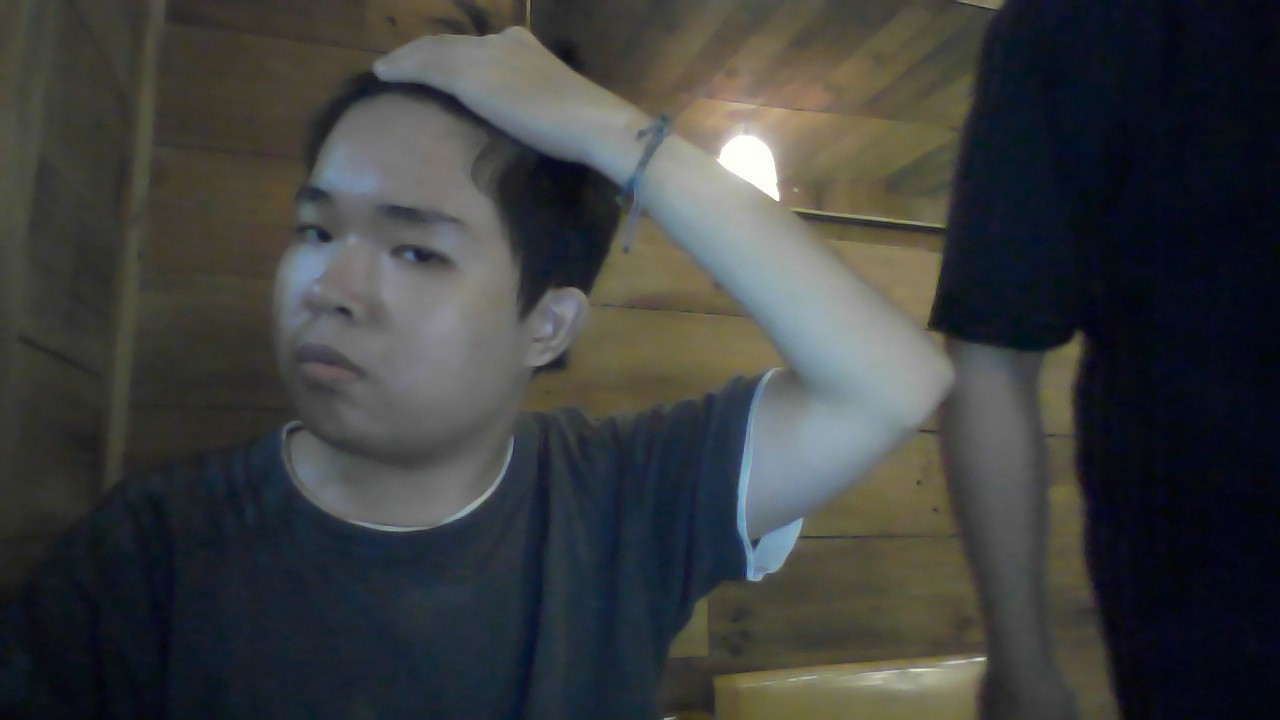
#> input picture dataset/1.10.jpg, 1280 x 720 px; its folder holds 4 pictures in this run
$ python -i train.py   (imports and definitions only)
#> lines starting #> are read from the running program, lines starting #| are printed output that depends on the picture
import cv2
import numpy as np
import os
from PIL import Image

def train():
    path = 'dataset'

    recognizer = cv2.face.LBPHFaceRecognizer_create()
    detector = cv2.CascadeClassifier("haar_cascade_files/haarcascade_frontalface_default.xml");

    def getImagesAndLabels(path):
#> called with path = 'dataset'
        imagePaths = [os.path.join(path,f) for f in os.listdir(path)]
        faceSamples=[]
        ids = []
        for imagePath in imagePaths:
            PIL_img = Image.open(imagePath).convert('L') # convert it to grayscale
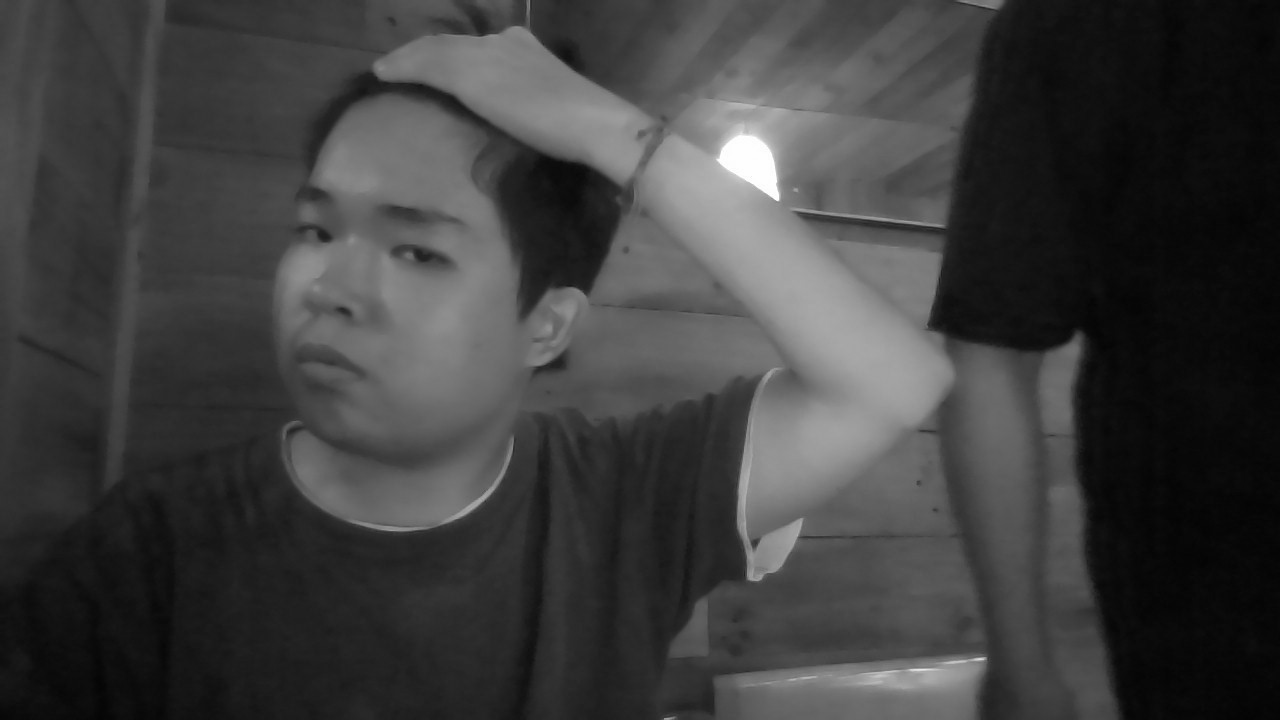
#> PIL_img: PIL image 1280x720 L; min 4, max 255, mean 62.5
            img_numpy = np.array(PIL_img,'uint8')
            id = int(os.path.split(imagePath)[-1].split(".")[0])
            faces = detector.detectMultiScale(img_numpy)
#> faces = [[210, 117, 307, 307]]
            for (x,y,w,h) in faces:
                faceSamples.append(img_numpy[y:y+h,x:x+w])
                ids.append(id)
#> this loop made 1 pass
#> after the loop, faceSamples = 1 item; ids = [1]
#> pass 2 of the loop in getImagesAndLabels, `for imagePath in imagePaths:`:
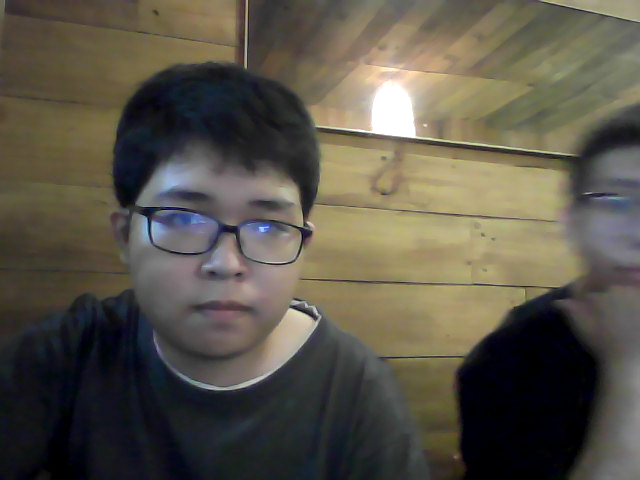
#> input picture dataset/1.1715860972.png, 640 x 480 px
#> in getImagesAndLabels, `PIL_img = Image.open(imagePath).convert('L')`:
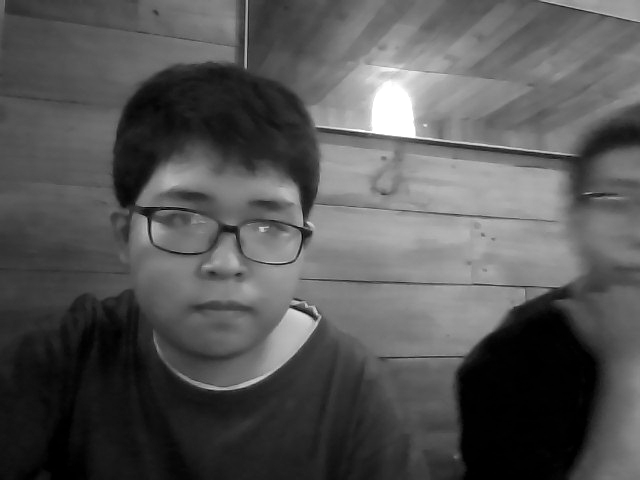
#> PIL_img: PIL image 640x480 L; min 0, max 255, mean 85.2
#> faces = [[103, 123, 244, 244], [259, 30, 322, 322]]
#> the loop in getImagesAndLabels, `for (x,y,w,h) in faces:` made 2 passes
#> after the loop in getImagesAndLabels, `for (x,y,w,h) in faces:`: faceSamples = 3 items; ids = [1, 1, 1]
#> pass 3 of the loop in getImagesAndLabels, `for imagePath in imagePaths:`:
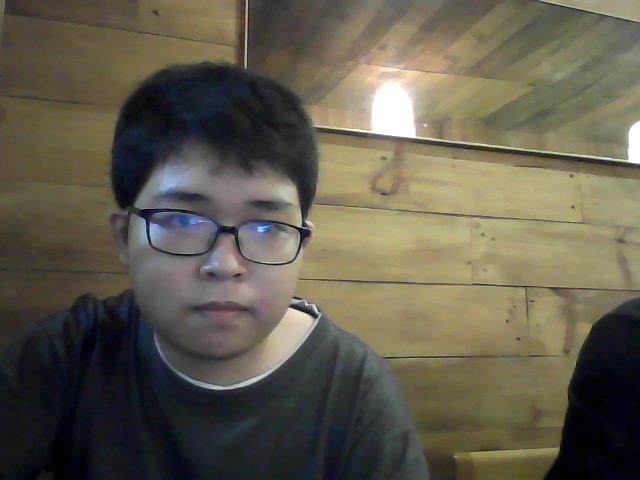
#> input picture dataset/1.1715860973.png, 640 x 480 px
#> in getImagesAndLabels, `PIL_img = Image.open(imagePath).convert('L')`:
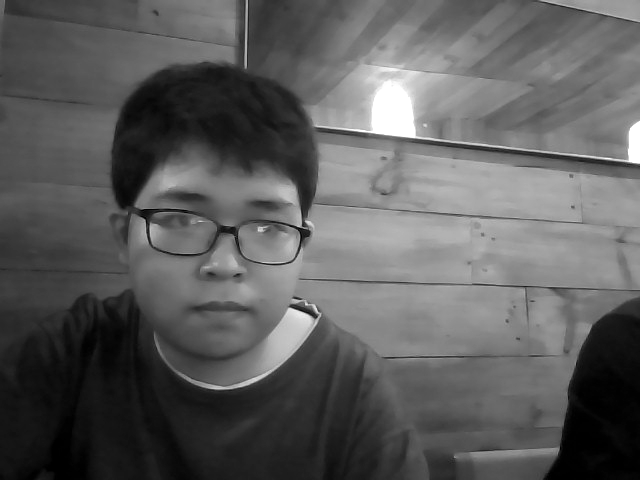
#> PIL_img: PIL image 640x480 L; min 0, max 255, mean 92.7
#> faces = [[99, 127, 243, 243], [248, 20, 335, 335]]
#> the loop in getImagesAndLabels, `for (x,y,w,h) in faces:` made 2 passes
#> after the loop in getImagesAndLabels, `for (x,y,w,h) in faces:`: faceSamples = 5 items; ids = [1, 1, 1, 1, 1]
#> the loop made 4 passes; the first 3 are shown
        return faceSamples,ids

    faces,ids = getImagesAndLabels(path)
    recognizer.train(faces, np.array(ids))

    recognizer.write('model.yml')

    print("\n [INFO] {0} faces trained. Exiting Program".format(len(np.unique(ids))))

>>> result = train()
